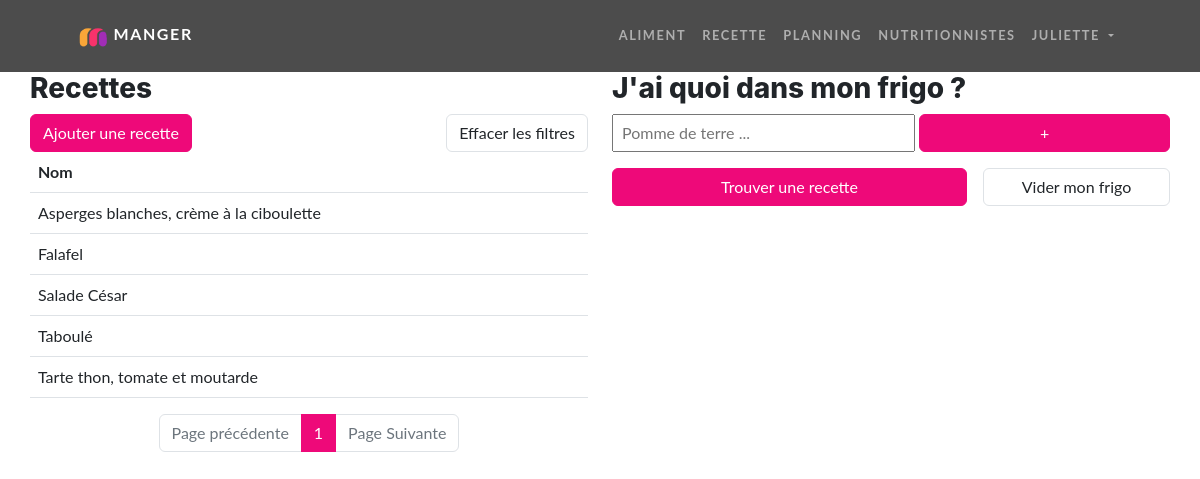
The page /recette (signed in) on the database its author committed.
### tables this page shows
CREATE TABLE IF NOT EXISTS `recette` (
  `id` varchar(13) NOT NULL,
  `nom` varchar(255) NOT NULL,
  `description` varchar(1000) DEFAULT NULL,
  `id_utilisateur` int NOT NULL,
  PRIMARY KEY (`id`),
  KEY `fk_utilisateur` (`id_utilisateur`)
);

### src/Controllers/Controller.php (called while the page is built, shortened)
<?php
abstract class Controller {
    function render (string $fichier, array $donnees = [], string $template = 'default.php') {
        extract($donnees);
        require_once ROOT . '/Views/' . $fichier;
    }
}

### src/Controllers/RecetteController.php (called while the page is built, shortened)
<?php
class RecetteController extends Controller {
    public function index() {
        $recetteModel = new RecetteModel();
        $recettesParPage = 10;
        if(isset($_GET['page']) && !empty($_GET['page'])) {
            $pageActuelle = (int) $this->secure($_GET['page']);
        }else{
            $pageActuelle = 1;
        }
        if (isset($_POST['aliments']) && is_array($_POST['aliments']) || isset($_COOKIE['r'])) {
            if(isset($_POST['aliments'])) {
                $alimentsFrigo = $_POST['aliments'];
                if($this->valideArrayNumeric($alimentsFrigo)) {
                    $recettes = $recetteModel->findByIdsAliments($alimentsFrigo);
                    setcookie('r', json_encode($recettes), time() + 3600, '/');
                }else{
                    header('Location: ' . WEBROOT . '/');
                    exit;
                }
            }else{
                $recettes = json_decode($_COOKIE['r']);
            }
            $nbRecette = count($recettes);
            $nbPage = ceil($nbRecette / $recettesParPage);
            if($pageActuelle > $nbPage) {
                $pageActuelle = $nbPage;
            }
            $premierItem = $pageActuelle * $recettesParPage - $recettesParPage;
            $recettes = array_slice($recettes, $premierItem, $premierItem + $recettesParPage);
        }else{
            $nbRecette = $recetteModel->countAllRecettes();
            $nbPage = ceil($nbRecette->nbRecette / $recettesParPage);
            $premierItem = $pageActuelle * $recettesParPage - $recettesParPage;
            $recettes = $recetteModel->findByLimits($premierItem, $recettesParPage);
        }
        $formAliments = new Form;
        $formAliments->ajoutInput('search', 'aliment', ['id' => 'monAliment', 'placeholder' => 'Pomme de terre ...' ,'autocomplete' => 'off', 'class' => 'ps-2', 'style' => 'width: 340px;'])
            ->ajoutBouton('+', ['id' => 'boutonAddFrigo', 'class' => 'btn btn-primary w-50']);
        $boutonTrouverRecettes = new Form;
        $boutonTrouverRecettes->debutForm('post', '#', ['id' => 'formFindRecette', 'class' => 'w-100'])
            ->ajoutBouton('Trouver une recette', ['id' => 'findRecette', 'type' => 'sumbit', 'class' => 'btn btn-primary w-100'])
            ->finForm();
        $btnEffacerFiltres = new Form;
        $btnEffacerFiltres->debutForm()
            ->ajoutInput('hidden', 'effacerFiltre')
            ->ajoutBouton('Effacer les filtres', ['type' => 'submit', 'class' => 'btn border'])
            ->finForm();
        $this->render('recette/index.php', [
            'recettes' => $recettes,
            'formAliments' => $formAliments->create(),
            'boutonTrouverRecettes' => $boutonTrouverRecettes->create(),
            'premierItem' => $premierItem,
            'pageActuelle' => $pageActuelle,
            'nbPage' => $nbPage,
            'btnEffacerFiltres' => $btnEffacerFiltres->create(),
            'frigoType' => 'index',
        ]);
    }
}

### index.php (called while the page is built, shortened)
<?php
$app = new Main();
$app->start();

### src/Models/RecetteModel.php (called while the page is built, shortened)
<?php
class RecetteModel extends Model {
    public function __construct() {
        $this->table = 'recette';
    }
    public function countAllRecettes() {
        return $this->executeQuery('SELECT count(recette.id) AS nbRecette FROM ' . $this->table . ' WHERE id_utilisateur = -1 OR id_utilisateur = \'' . $_SESSION['utilisateur']['id'] . '\'')->fetch();
    }
    public function findByLimits(int $premierItem, int $nbItem) {
        $query = $this->executeQuery('SELECT * FROM ' . $this->table . ' WHERE id_utilisateur = -1 OR id_utilisateur = \'' . $_SESSION['utilisateur']['id'] . '\' ORDER BY nom LIMIT ' . $premierItem . ', ' . $nbItem);
        return $query->fetchAll();
    }
}

### src/Core/Database.php (called while the page is built, shortened)
<?php
class Database extends PDO {
    private static $instance;
    private function __construct() {
        $_dsn = 'mysql:dbname=' .  $_ENV['DBNAME'] .  ';host=' . $_ENV['DBHOST'];
    }
    public static function getInstance():self {
        if(self::$instance === null) {
            self::$instance = new self();
        }
        return self::$instance;
    }
}

### src/Models/Model.php (called while the page is built, shortened)
<?php
class Model extends Database {
    public function executeQuery(string $sql, array $attributs = null){
        $this->db = Database::getInstance();
        if($attributs !== null) {
            $query = $this->db->prepare($sql);
            $query->execute($attributs);
            return $query;
        }else{
            return $this->db->query($sql);
        }
    }
}

### Views/recette/index.php (the view, shortened to what this page needs)
<head>
    <link href="/public/css/recettes.css" rel="stylesheet">
</head>
<main class="row">
    <div class="col-md-12 col-lg-6">
        <section>
            <h3>Recettes</h3>
            <div class="d-flex justify-content-between">
                <a href="recette/ajoutermodifier" class="btn btn-primary text-decoration-none">Ajouter une recette</a>
                <?= $btnEffacerFiltres ?>
            </div>
            <table class="table">
                <thead>
                    <th>Nom</th>
                    <th></th>
                    <th></th>
                </thead>
                <tbody>
                    <?php foreach ($recettes as $recette) : ?>
                        <tr class="ligne-recette" onclick="window.location='recette/lire/<?= $recette->id ?>'">
                            <td><?= $recette->nom ?></td>
                            <td>
                            </td>
                            <td>
                            </td>
                        </tr>
                    <?php endforeach ?>
                </tbody>
            </table>
            <nav>
                <ul class="pagination justify-content-center flex-wrap">
                    <li class="page-item <?= ($pageActuelle == 1) ? "disabled" : "" ?>">
                        <a href="?page=<?= $pageActuelle - 1 ?>" class="page-link">Page précédente</a>
                    </li>
                    <?php for ($page = 1; $page <= $nbPage; $page++) : ?>
                        <li class="page-item <?= ($pageActuelle == $page) ? "active" : "" ?>">
                            <a href="?page=<?= $page ?>" class="page-link"><?= $page ?></a>
                        </li>
                    <?php endfor ?>
                    <li class="page-item">
                        <a href="?page=<?= $pageActuelle + 1 ?>" class="page-link <?= ($pageActuelle == $nbPage) ? "disabled" : "" ?>">Page Suivante</a>
                    </li>
                </ul>
            </nav>
        </section>
    </div>
    <div class="col-md-12 col-lg-6">
        <h3>J'ai quoi dans mon frigo ?</h3>
        <div class="d-flex gap-1"><?= $formAliments ?></div>
        <div class="d-flex mt-3 mb-3 gap-3">
            <?= $boutonTrouverRecettes ?>
            <button id="viderFrigo" type="" class="btn border w-50">Vider mon frigo</button>
        </div>
    </div>
</main>

### public/css/recettes.css (style rules this page uses)
main { display: flex; padding: 0 30px; }
.ligne-recette { cursor: pointer; }

### rows shown on the page
recette: nom "Asperges blanches, crème à la ciboulette"
recette: nom "Falafel"
recette: nom "Salade César"
recette: nom "Taboulé"
recette: nom "Tarte thon, tomate et moutarde"

### other values the page prints
$_SESSION['utilisateur']['nom_utilisateur'] "JULIETTE"
$texte "Effacer les filtres + Trouver une recette"
